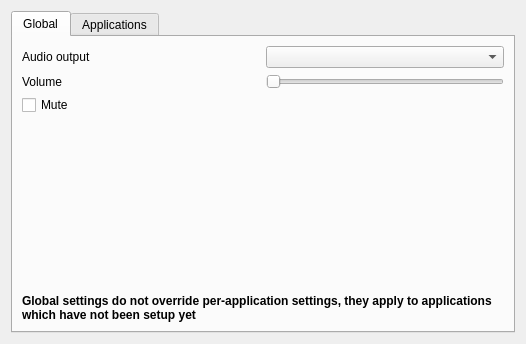
<?xml version="1.0" encoding="UTF-8"?>
<ui version="4.0">
 <class>KCMPlayer</class>
 <widget class="QWidget" name="KCMPlayer">
  <property name="geometry">
   <rect>
    <x>0</x>
    <y>0</y>
    <width>526</width>
    <height>344</height>
   </rect>
  </property>
  <property name="windowTitle">
   <string>Form</string>
  </property>
  <layout class="QGridLayout" name="gridLayout">
   <item row="0" column="0">
    <widget class="QTabWidget" name="tabWidget">
     <property name="currentIndex">
      <number>0</number>
     </property>
     <widget class="QWidget" name="tab">
      <attribute name="title">
       <string>Global</string>
      </attribute>
      <layout class="QGridLayout" name="gridLayout_2">
       <item row="0" column="0">
        <widget class="QLabel" name="label_5">
         <property name="text">
          <string>Audio output</string>
         </property>
        </widget>
       </item>
       <item row="0" column="1">
        <widget class="QComboBox" name="w_audiooutput"/>
       </item>
       <item row="1" column="0">
        <widget class="QLabel" name="label_6">
         <property name="text">
          <string>Volume</string>
         </property>
        </widget>
       </item>
       <item row="3" column="0" colspan="2">
        <spacer name="verticalSpacer_3">
         <property name="orientation">
          <enum>Qt::Vertical</enum>
         </property>
         <property name="sizeHint" stdset="0">
          <size>
           <width>359</width>
           <height>193</height>
          </size>
         </property>
        </spacer>
       </item>
       <item row="1" column="1">
        <widget class="QSlider" name="w_volume">
         <property name="sizePolicy">
          <sizepolicy hsizetype="Minimum" vsizetype="Fixed">
           <horstretch>0</horstretch>
           <verstretch>0</verstretch>
          </sizepolicy>
         </property>
         <property name="orientation">
          <enum>Qt::Horizontal</enum>
         </property>
        </widget>
       </item>
       <item row="2" column="0" colspan="2">
        <widget class="QCheckBox" name="w_mute">
         <property name="text">
          <string>Mute</string>
         </property>
        </widget>
       </item>
       <item row="4" column="0" colspan="2">
        <widget class="QLabel" name="label_7">
         <property name="text">
          <string>&lt;html&gt;&lt;head/&gt;&lt;body&gt;&lt;p&gt;&lt;span style=&quot; font-weight:600;&quot;&gt;Global settings do not override per-application settings, they apply to applications which have not been setup yet&lt;/span&gt;&lt;/p&gt;&lt;/body&gt;&lt;/html&gt;</string>
         </property>
         <property name="textFormat">
          <enum>Qt::RichText</enum>
         </property>
         <property name="wordWrap">
          <bool>true</bool>
         </property>
        </widget>
       </item>
      </layout>
     </widget>
     <widget class="QWidget" name="tab_2">
      <attribute name="title">
       <string>Applications</string>
      </attribute>
      <layout class="QGridLayout" name="gridLayout_3">
       <item row="1" column="0">
        <widget class="QLabel" name="label">
         <property name="text">
          <string>Application</string>
         </property>
        </widget>
       </item>
       <item row="1" column="2">
        <widget class="QComboBox" name="w_application">
         <property name="sizePolicy">
          <sizepolicy hsizetype="Expanding" vsizetype="Fixed">
           <horstretch>0</horstretch>
           <verstretch>0</verstretch>
          </sizepolicy>
         </property>
        </widget>
       </item>
       <item row="2" column="0" colspan="3">
        <widget class="QFrame" name="frame">
         <property name="frameShape">
          <enum>QFrame::StyledPanel</enum>
         </property>
         <property name="frameShadow">
          <enum>QFrame::Raised</enum>
         </property>
         <layout class="QGridLayout" name="gridLayout_4">
          <item row="0" column="0">
           <widget class="QLabel" name="label_4">
            <property name="text">
             <string>Audio output</string>
            </property>
           </widget>
          </item>
          <item row="0" column="1">
           <widget class="QComboBox" name="w_appaudiooutput"/>
          </item>
          <item row="1" column="0">
           <widget class="QLabel" name="label_3">
            <property name="text">
             <string>Volume</string>
            </property>
           </widget>
          </item>
          <item row="1" column="1">
           <widget class="QSlider" name="w_appvolume">
            <property name="sizePolicy">
             <sizepolicy hsizetype="Minimum" vsizetype="Fixed">
              <horstretch>0</horstretch>
              <verstretch>0</verstretch>
             </sizepolicy>
            </property>
            <property name="orientation">
             <enum>Qt::Horizontal</enum>
            </property>
           </widget>
          </item>
          <item row="2" column="0" colspan="2">
           <widget class="QCheckBox" name="w_appmute">
            <property name="text">
             <string>Mute</string>
            </property>
           </widget>
          </item>
          <item row="3" column="0" colspan="2">
           <spacer name="verticalSpacer_2">
            <property name="orientation">
             <enum>Qt::Vertical</enum>
            </property>
            <property name="sizeHint" stdset="0">
             <size>
              <width>433</width>
              <height>134</height>
             </size>
            </property>
           </spacer>
          </item>
         </layout>
        </widget>
       </item>
       <item row="1" column="1">
        <spacer name="horizontalSpacer">
         <property name="orientation">
          <enum>Qt::Horizontal</enum>
         </property>
         <property name="sizeHint" stdset="0">
          <size>
           <width>40</width>
           <height>20</height>
          </size>
         </property>
        </spacer>
       </item>
      </layout>
     </widget>
    </widget>
   </item>
  </layout>
 </widget>
 <resources/>
 <connections/>
</ui>
